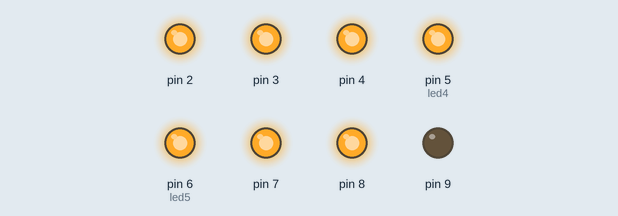
Recording of a sketch running on a simulated Arduino Uno, built with avr-gcc and run on an emulated ATmega328P. Parts: output pins drawn as LEDs (lit = HIGH).

Above: at 0.7 s.
At 2.0 s:
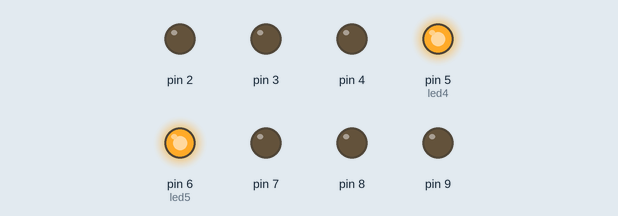
At 2.6 s:
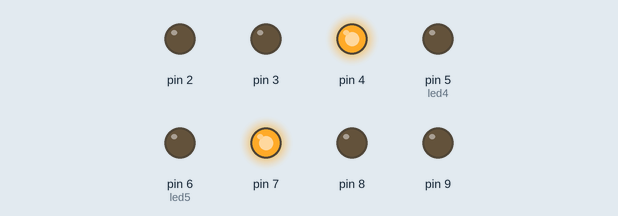
At 2.8 s:
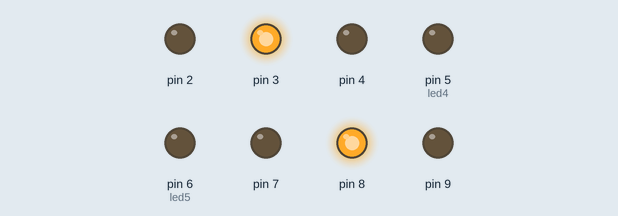
At 4.45 s:
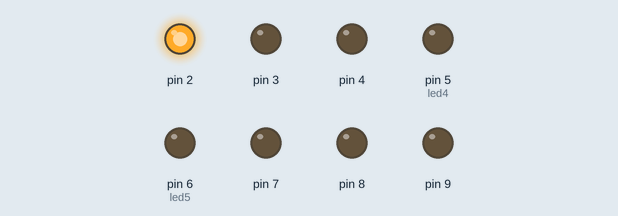
At 6.15 s:
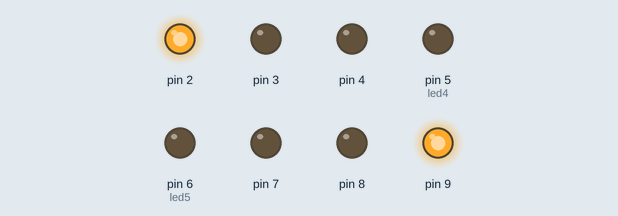
Timing chart, 0 to 7.1 s (numbered marks = the images above):
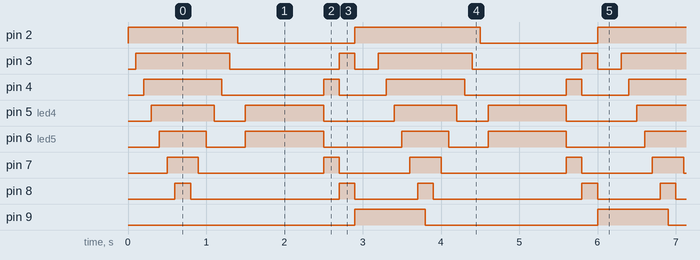

The sketch:

Leds_ver1.ino
```cpp
byte led1 = 2;
byte led2 = 3;
byte led3 = 4;
byte led4 = 5;
byte led5 = 6;
byte led6 = 7;
byte led7 = 8;
byte led8 = 9;

int i;
long vel=100;

void setup() {

  for(i=led1;i<=led8;i++){
    pinMode(i,OUTPUT);
  }

}

void loop() {

  for(i=led1;i<=8;i++){
    digitalWrite(i,HIGH);
    delay(vel);
  }

  for(i=led8;i>=led1;i--){
    digitalWrite(i,LOW);
    delay(vel);
  }

  digitalWrite(led4,1);
  digitalWrite(led5,1);
  delay(1000);

  for(i=6;i<=8;i++){
    digitalWrite(i,LOW);
    digitalWrite(i+1,HIGH);
    digitalWrite(11-i,LOW);
    digitalWrite(10-i,HIGH);
    delay(vel*2);
  }

}
```

Measured:
- by itself, pin 2: alternates HIGH for 1.6 s and LOW for 1.5 s
- by itself, pin 3: repeats every 3.1 s: LOW 1.4 s, HIGH 0.20 s, LOW 0.30 s, HIGH 1.2 s
- by itself, pin 4: repeats every 3.1 s: LOW 1.3 s, HIGH 0.20 s, LOW 0.60 s, HIGH 1.0 s
- by itself, pin 5 (led4): repeats every 3.1 s: LOW 0.40 s, HIGH 1.0 s, LOW 0.90 s, HIGH 0.80 s
- by itself, pin 6 (led5): repeats every 3.1 s: LOW 0.50 s, HIGH 1.0 s, LOW 1.0 s, HIGH 0.60 s
- by itself, pin 7: repeats every 3.1 s: LOW 1.6 s, HIGH 0.20 s, LOW 0.90 s, HIGH 0.40 s
- by itself, pin 8: repeats every 3.1 s: LOW 1.9 s, HIGH 0.20 s, LOW 0.80 s, HIGH 0.20 s
- by itself, pin 9: alternates HIGH for 0.90 s and LOW for 2.2 s
